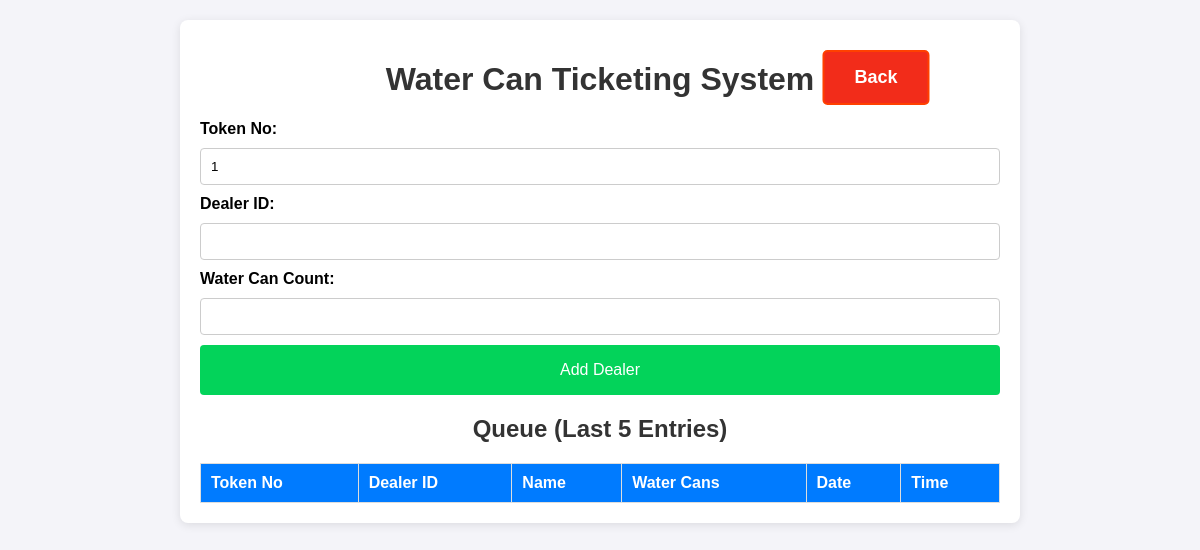
The page /data_entry on the database as committed earlier.
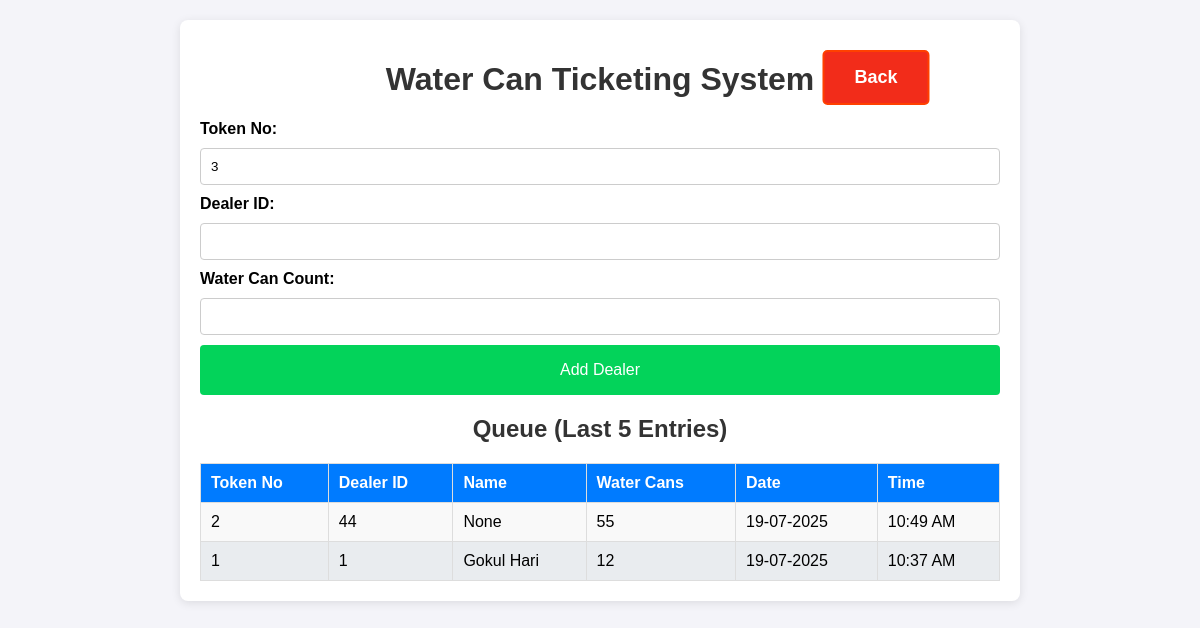
The same page on the database as committed later.
### app.py (models this page shows, shortened)
class Dealer(db.Model):
    id = db.Column(db.Integer, primary_key=True)
    dealer_id = db.Column(db.String(100), nullable=False)
    water_can_count = db.Column(db.Integer, nullable=False)
    timestamp = db.Column(db.DateTime, default=datetime.now)
    token_id = db.Column(db.Integer, nullable=False)  # Daily resetting token ID
    @property
    def formatted_date(self):
        return self.timestamp.strftime("%d-%m-%Y")  # Format the date
    @property
    def formatted_time(self):
        return self.timestamp.strftime("%I:%M %p")  # Format the time in 12-hour format

class Dealer_details(db.Model):
    id = db.Column(db.Integer, primary_key=True)
    dealer_id = db.Column(db.String(100), nullable=False, unique=True)
    name = db.Column(db.String(100), nullable=False)
    mobile = db.Column(db.String(15), nullable=False)
    address = db.Column(db.String(400), nullable=True)
    aadhaar_file = db.Column(db.String(400))  # Path to Aadhaar copy
    photo_file = db.Column(db.String(400))

### app.py (the view)
@app.route('/data_entry')
def data_entry(error_message=None):
    today = datetime.today().date()
    dealer_queue = db.session.query(Dealer, Dealer_details.name).outerjoin(Dealer_details, Dealer.dealer_id == Dealer_details.dealer_id).filter(func.date(Dealer.timestamp) == today).order_by(Dealer.timestamp.desc()).limit(5).all()
    token_no = get_next_token_id()
    return render_template('data_entry.html', queue=dealer_queue, token_no = token_no, error_message=error_message)

### app.py (called while the page is built)
def get_next_token_id():
    today = datetime.today().date()
    tokens_today = Dealer.query.with_entities(Dealer.token_id)\
        .filter(func.date(Dealer.timestamp) == today)\
        .order_by(Dealer.token_id.asc())\
        .all()
    token_ids = [token[0] for token in tokens_today]
    max_token_id = max(token_ids) if len(token_ids)>0 else 0
    for i in range(1, max_token_id + 2):
        if i not in token_ids:
            return i
    return 1

### templates/data_entry.html (shortened to what this page needs)
<!DOCTYPE html>
<html lang="en">
<head>
    <link rel="stylesheet" href="/static/styles.css">
</head>
<body>
    <div class="container">
        <h1>Water Can Ticketing System</h1>
        <form action="/add_dealer" method="POST" class="form">
            <label for="token_no">Token No:</label>
            <input type="text" id="token_no" name="token_no" value="{{token_no}}" required >
            <label for="dealer_id">Dealer ID:</label>
            <input type="text" id="dealer_id" name="dealer_id" required autofocus>
            <label for="water_can_count">Water Can Count:</label>
            <input type="number" id="water_can_count" name="water_can_count" required>
            <button type="submit" class="btn">Add Dealer</button>
        </form>
        <h2>Queue (Last 5 Entries)</h2>
        <table>
            <thead>
                <tr>
                    <th>Token No</th>
                    <th>Dealer ID</th>
                    <th>Name</th>
                    <th>Water Cans</th>
                    <th>Date</th>
                    <th>Time</th>
                </tr>
            </thead>
            <tbody>
                {% for dealer, dealer_name in queue %}
                <tr>
                    <td>{{ dealer.token_id }}</td>
                    <td>{{ dealer.dealer_id }}</td>
                    <td>{{ dealer_name }}</td>
                    <td>{{ dealer.water_can_count }}</td>
                    <td>{{ dealer.formatted_date }}</td>
                    <td>{{ dealer.formatted_time }}</td>
                </tr>
                {% endfor %}
            </tbody>
        </table>
    </div>
    <a href="/" class="back">Back</a>
</body>
</html>

Rows that differ between the two databases and show on the page:
added Dealer: token_id "2", dealer_id "44", dealer_name "None", water_can_count "55", formatted_date "19-07-2025", formatted_time "10:49 AM"
now on this page (row unchanged): Dealer_details: token_id "1", dealer_id "1", name "Gokul Hari", water_can_count "12", formatted_date "19-07-2025", formatted_time "10:37 AM"
Other text that changed with them:
form field token_no: "1" → "3"
